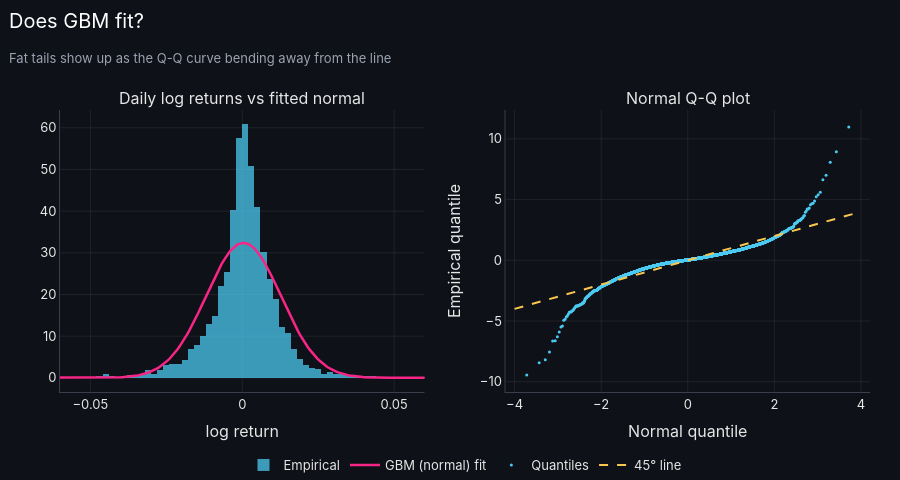

This figure's notebook cell:
### Markdown cell above
## 2. GBM parameter estimation and its limits
GBM implies normally distributed log returns. The maximum-likelihood estimates are the sample mean and standard deviation of log returns. Equity returns are fat-tailed and negatively skewed, which is why GBM ranges are too narrow in the tails. Section 5 measures how much this matters.

### Code cell
# Fit GBM: σ̂ = std · √252 and μ̂ = mean · 252 + σ̂²/2. Then check the normality assumption.
log_ret = df['log_ret']
gbm_fit = GBM.fit(log_ret, periods_per_year=TRADING_DAYS)
mu_hat, sigma_hat = gbm_fit.mu, gbm_fit.sigma
print(f'GBM MLE (full sample): mu = {mu_hat:.2%} p.a., sigma = {sigma_hat:.2%} p.a.')
print(f'Skewness = {log_ret.skew():.2f} | excess kurtosis = {log_ret.kurt():.2f} (normal = 0)')

# Q-Q plot data: sorted standardized returns vs the matching normal quantiles
z = np.sort(((log_ret - log_ret.mean()) / log_ret.std()).to_numpy())
normal_quantiles = norm.ppf((np.arange(1, len(z) + 1) - 0.5) / len(z))
grid = np.linspace(log_ret.min(), log_ret.max(), 400)

fig = make_subplots(rows=1, cols=2, subplot_titles=('Daily log returns vs fitted normal', 'Normal Q-Q plot'))

# Left: histogram vs fitted normal density
fig.add_histogram(x=log_ret, histnorm='probability density', nbinsx=200, name='Empirical',
                  marker_color=PALETTE[0], opacity=0.75, row=1, col=1)
fig.add_scatter(x=grid, y=norm.pdf(grid, log_ret.mean(), log_ret.std()), name='GBM (normal) fit',
                line=dict(color=PALETTE[1], width=2.5), row=1, col=1)

# Right: Q-Q plot against the 45° line
fig.add_scatter(x=normal_quantiles, y=z, mode='markers', name='Quantiles',
                marker=dict(color=PALETTE[0], size=3), row=1, col=2)
fig.add_scatter(x=[-4, 4], y=[-4, 4], mode='lines', name='45° line',
                line=dict(color=PALETTE[3], dash='dash'), row=1, col=2)

fig.update_xaxes(range=[-0.06, 0.06], title_text='log return', row=1, col=1)
fig.update_xaxes(title_text='Normal quantile', row=1, col=2)
fig.update_yaxes(title_text='Empirical quantile', row=1, col=2)
fig.update_layout(title=func_lib.subtitled('Does GBM fit?', 'Fat tails show up as the Q-Q curve bending away from the line'),
                  height=480, hovermode='closest')
fig.show()

### Figure 1 — Plotly figure (JSON) as saved in the notebook; plotly's stock layout.template omitted (floating-point values rounded to 4 significant figures; data arrays with more than 128 entries replaced by an {"elided": "..."} marker saying what was removed)
{"data": [{"histnorm": "probability density", "marker": {"color": "#4CC9F0"}, "name": "Empirical", "nbinsx": 200, "opacity": 0.75, "type": "histogram", "x": {"elided": "4994 float values"}, "xaxis": "x", "yaxis": "y"}, {"line": {"color": "#F72585", "width": 2.5}, "name": "GBM (normal) fit", "type": "scatter", "x": {"elided": "400 float values"}, "xaxis": "x", "y": {"elided": "400 float values"}, "yaxis": "y"}, {"marker": {"color": "#4CC9F0", "size": 3}, "mode": "markers", "name": "Quantiles", "type": "scatter", "x": {"elided": "4994 float values"}, "xaxis": "x2", "y": {"elided": "4994 float values"}, "yaxis": "y2"}, {"line": {"color": "#F9C74F", "dash": "dash"}, "mode": "lines", "name": "45° line", "type": "scatter", "x": [-4, 4], "xaxis": "x2", "y": [-4, 4], "yaxis": "y2"}], "layout": {"annotations": [{"font": {"size": 16}, "showarrow": false, "text": "Daily log returns vs fitted normal", "x": 0.225, "xanchor": "center", "xref": "paper", "y": 1.0, "yanchor": "bottom", "yref": "paper"}, {"font": {"size": 16}, "showarrow": false, "text": "Normal Q-Q plot", "x": 0.775, "xanchor": "center", "xref": "paper", "y": 1.0, "yanchor": "bottom", "yref": "paper"}], "height": 480, "hovermode": "closest", "title": {"subtitle": {"text": "Fat tails show up as the Q-Q curve bending away from the line"}, "text": "Does GBM fit?"}, "xaxis": {"anchor": "y", "domain": [0.0, 0.45], "range": [-0.06, 0.06], "title": {"text": "log return"}}, "xaxis2": {"anchor": "y2", "domain": [0.55, 1.0], "title": {"text": "Normal quantile"}}, "yaxis": {"anchor": "x", "domain": [0.0, 1.0]}, "yaxis2": {"anchor": "x2", "domain": [0.0, 1.0], "title": {"text": "Empirical quantile"}}}}
